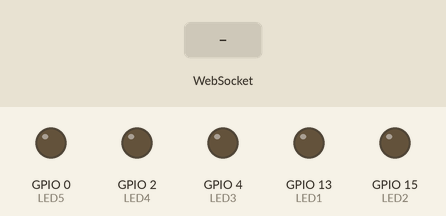
This sketch was run on a simulated ESP8266 (NodeMCU). On the bench: output pins drawn as LEDs (lit = HIGH). The inputs (shaded band) are chosen by the test bench. WiFi joins after 1.5 s; servers stay silent unless stated; what the sketch prints to the serial monitor is not drawn.

Above: at 2.7 s.
2.8 s: WebSocket text "1" received
At 4.3 s:
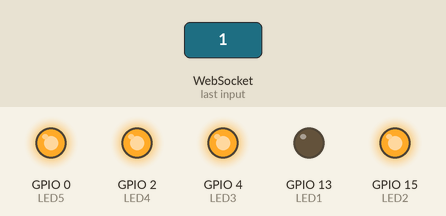
5.3 s: WebSocket text "0" received
At 6.6 s:
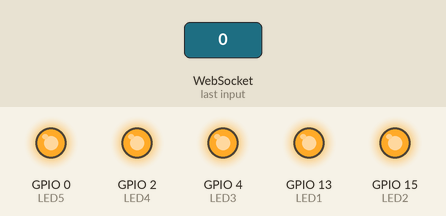
Timing chart, 0 to 8.3 s (numbered marks = the images above; inputs shaded):
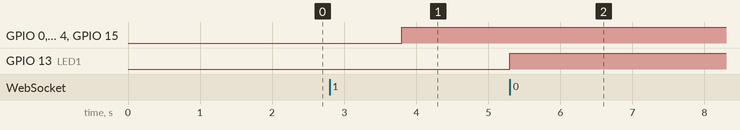

The sketch:

WebSocketClient.ino
```cpp
#include <Arduino.h>

#include <ESP8266WiFi.h>
#include <ESP8266WiFiMulti.h>

#include <WebSocketsClient.h>

#include <Hash.h>

ESP8266WiFiMulti WiFiMulti;
WebSocketsClient webSocket;

const char* ssid     = "ProjetNETGEAR2";
const char* password = "projetIRIS";
uint8_t MAC_array[6];
char MAC_char[18];
String commande;

int LED1 = 13; //16
int LED2 = 15; //15
int LED3 = 4;//12
int LED4 = 2;
int LED5 = 0;
#define USE_SERIAL Serial

void webSocketEvent(WStype_t type, uint8_t * payload, size_t lenght) {


    switch(type) {
        case WStype_DISCONNECTED:
        {
            USE_SERIAL.printf("Disconnected!\n");
        }
        break;

        case WStype_CONNECTED:
                {
                USE_SERIAL.printf("[WSc] Connected to url: %s\n",  payload);
                //Envoie de l'adresse mac 0
                 WiFi.macAddress(MAC_array);
                 int i = 0;
                for (i; i < sizeof(MAC_array)-1; ++i){
                sprintf(MAC_char,"%s%02x:",MAC_char,MAC_array[i]);}
                 sprintf(MAC_char,"%s%02x",MAC_char,MAC_array[i]);
                 //Envoie de l'adresse mac
					       webSocket.sendTXT(MAC_char);
                delay(1000);
                webSocket.sendTXT(MAC_char);
                }
                break;
        case WStype_TEXT:
            USE_SERIAL.printf("TEXT DU SERVEUR %s\n", payload);

            if (payload[0]=='1')
              digitalWrite(LED1, LOW);
            else
              digitalWrite(LED1, HIGH);
             if (payload[1]=='1')
              digitalWrite(LED2, LOW);
            else
              digitalWrite(LED2, HIGH);
            if (payload[2]=='1')
              digitalWrite(LED3, LOW);
            else
              digitalWrite(LED3, HIGH);
             if (payload[3]=='1')
              digitalWrite(LED4, LOW);
            else
              digitalWrite(LED4, HIGH);
             if(payload[4]=='1')
              digitalWrite(LED5, LOW);
             else
              digitalWrite(LED5, HIGH);
            break;
    }

}

void setup() {
    pinMode(LED1, OUTPUT);
    pinMode(LED2, OUTPUT);
    pinMode(LED2, OUTPUT);
    pinMode(LED3, OUTPUT);
    pinMode(LED4, OUTPUT);
    pinMode(LED5, OUTPUT);
    digitalWrite(LED1, LOW);
    digitalWrite(LED2, LOW);
    digitalWrite(LED3, LOW);
    digitalWrite(LED4, LOW);
    digitalWrite(LED5, LOW);
    USE_SERIAL.begin(115200);

    USE_SERIAL.setDebugOutput(true);

    USE_SERIAL.println();
    USE_SERIAL.println();
    USE_SERIAL.println();

    WiFi.begin(ssid, password);
   while (WiFi.status() != WL_CONNECTED) {
    delay(500);
    Serial.print(".");
    }

  Serial.println("");
  Serial.println("WiFi connected");
  Serial.println("IP address: ");
  Serial.println(WiFi.localIP());

  webSocket.begin("192.168.0.36", 9300);
  webSocket.onEvent(webSocketEvent);

}

void loop() {
    webSocket.loop();
}
```

Measured:
- after the input at 2.8 s, GPIO 0 (LED5), GPIO 2 (LED4), GPIO 4 (LED3), GPIO 15 (LED2): LOW → HIGH after 1.0 s
- after the input at 5.3 s, GPIO 13 (LED1): LOW → HIGH at once
